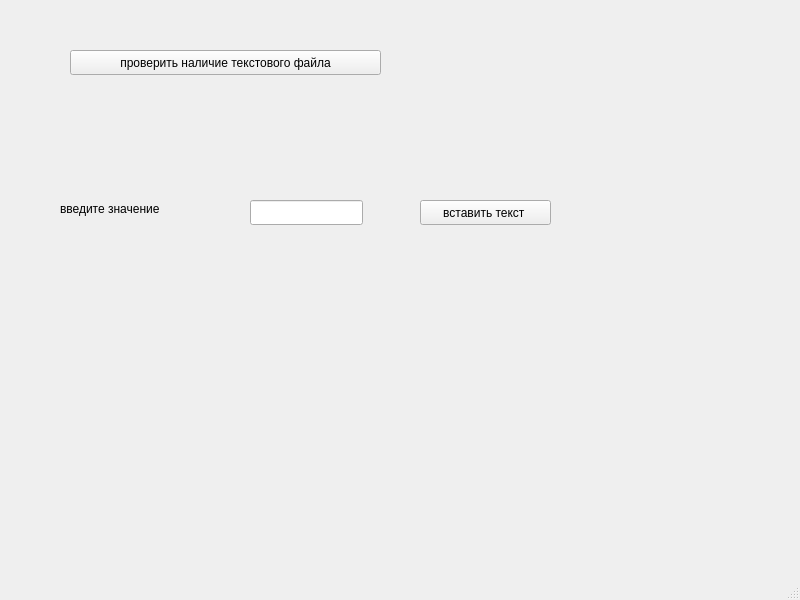
<?xml version="1.0" encoding="UTF-8"?>
<ui version="4.0">
 <class>MainWindow</class>
 <widget class="QMainWindow" name="MainWindow">
  <property name="geometry">
   <rect>
    <x>0</x>
    <y>0</y>
    <width>800</width>
    <height>600</height>
   </rect>
  </property>
  <property name="windowTitle">
   <string>MainWindow</string>
  </property>
  <widget class="QWidget" name="centralwidget">
   <widget class="QLineEdit" name="lineEdit">
    <property name="geometry">
     <rect>
      <x>250</x>
      <y>200</y>
      <width>113</width>
      <height>25</height>
     </rect>
    </property>
   </widget>
   <widget class="QPushButton" name="pushButton">
    <property name="geometry">
     <rect>
      <x>70</x>
      <y>50</y>
      <width>311</width>
      <height>25</height>
     </rect>
    </property>
    <property name="text">
     <string>проверить наличие текстового файла</string>
    </property>
   </widget>
   <widget class="QLabel" name="label">
    <property name="geometry">
     <rect>
      <x>480</x>
      <y>50</y>
      <width>131</width>
      <height>17</height>
     </rect>
    </property>
    <property name="text">
     <string/>
    </property>
   </widget>
   <widget class="QLabel" name="label_2">
    <property name="geometry">
     <rect>
      <x>60</x>
      <y>200</y>
      <width>161</width>
      <height>17</height>
     </rect>
    </property>
    <property name="text">
     <string>введите значение</string>
    </property>
   </widget>
   <widget class="QPushButton" name="pushButton_2">
    <property name="geometry">
     <rect>
      <x>420</x>
      <y>200</y>
      <width>131</width>
      <height>25</height>
     </rect>
    </property>
    <property name="text">
     <string>вставить текст </string>
    </property>
   </widget>
  </widget>
  <widget class="QMenuBar" name="menubar">
   <property name="geometry">
    <rect>
     <x>0</x>
     <y>0</y>
     <width>800</width>
     <height>22</height>
    </rect>
   </property>
  </widget>
  <widget class="QStatusBar" name="statusbar"/>
 </widget>
 <resources/>
 <connections/>
</ui>
